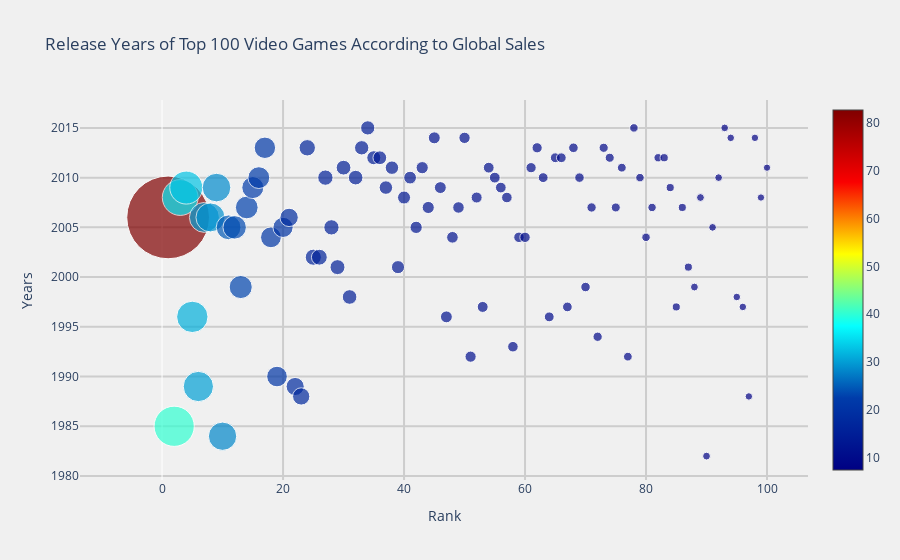

The notebook cell this image was saved under:
### Code cell
fig={
    "data" : [
    {
        'x': vg.Rank,
        'y': vg.Year,
        'mode': 'markers',
        'marker': {
            "color":vg.Global_Sales,
            'size': vg.Global_Sales,
            'showscale': True,
            "colorscale":'jet'
        },
        "text" :  "Name:"+ vg.Name +","+" Publisher:" + vg.Publisher
        
    },
],
"layout":
    {
    "title":"Release Years of Top 100 Video Games According to Global Sales",
    "xaxis":{
        "title":"Rank",
        "gridcolor":'rgb(205, 205, 205)',
        "zerolinewidth":1,
        "ticklen":5,
        "gridwidth":2,
    },
    "yaxis":{
        "title":'Years',
        "gridcolor":'rgb(205, 205, 205)',
        "zerolinewidth":1,
        "ticklen":5,
        "gridwidth":2,
    },
    
    "paper_bgcolor":'rgb(240, 240, 240)',
    "plot_bgcolor":'rgb(240, 240, 240)'
    }}

iplot(fig)

### Figure 1 — Plotly figure (JSON) as saved in the notebook; plotly's stock layout.template omitted (floating-point values rounded to 4 significant figures)
{"data": [{"marker": {"color": [82.74, 40.24, 35.82, 33, 31.37, 30.26, 30.01, 29.02, 28.62, 28.31, 24.76, 23.42, 23.1, 22.72, 22, 21.82, 21.4, 20.81, 20.61, 20.22, 18.36, 18.14, 17.28, 16.38, 16.15, 15.85, 15.32, 15.3, 14.98, 14.76, 14.64, 14.64, 14.35, 14.24, 14.03, 13.73, 13.51, 13.46, 13.1, 13.04, 12.73, 12.27, 12.21, 12.14, 11.98, 11.9, 11.89, 11.66, 11.52, 11.33, 11.18, 11.02, 10.95, 10.79, 10.77, 10.69, 10.57, 10.55, 10.49, 10.42, 10.26, 10.21, 9.88, 9.87, 9.82, 9.76, 9.72, 9.59, 9.52, 9.49, 9.32, 9.3, 9.2, 9.09, 9.02, 8.84, 8.76, 8.49, 8.49, 8.49, 8.42, 8.33, 8.24, 8.11, 8.09, 8.06, 8.05, 7.86, 7.84, 7.81, 7.72, 7.69, 7.67, 7.6, 7.6, 7.58, 7.46, 7.45, 7.37, 7.34], "colorscale": [[0, "rgb(0,0,131)"], [0.2, "rgb(0,60,170)"], [0.4, "rgb(5,255,255)"], [0.6, "rgb(255,255,0)"], [0.8, "rgb(250,0,0)"], [1, "rgb(128,0,0)"]], "showscale": true, "size": [82.74, 40.24, 35.82, 33, 31.37, 30.26, 30.01, 29.02, 28.62, 28.31, 24.76, 23.42, 23.1, 22.72, 22, 21.82, 21.4, 20.81, 20.61, 20.22, 18.36, 18.14, 17.28, 16.38, 16.15, 15.85, 15.32, 15.3, 14.98, 14.76, 14.64, 14.64, 14.35, 14.24, 14.03, 13.73, 13.51, 13.46, 13.1, 13.04, 12.73, 12.27, 12.21, 12.14, 11.98, 11.9, 11.89, 11.66, 11.52, 11.33, 11.18, 11.02, 10.95, 10.79, 10.77, 10.69, 10.57, 10.55, 10.49, 10.42, 10.26, 10.21, 9.88, 9.87, 9.82, 9.76, 9.72, 9.59, 9.52, 9.49, 9.32, 9.3, 9.2, 9.09, 9.02, 8.84, 8.76, 8.49, 8.49, 8.49, 8.42, 8.33, 8.24, 8.11, 8.09, 8.06, 8.05, 7.86, 7.84, 7.81, 7.72, 7.69, 7.67, 7.6, 7.6, 7.58, 7.46, 7.45, 7.37, 7.34]}, "mode": "markers", "text": ["Name:Wii Sports, Publisher:Nintendo", "Name:Super Mario Bros., Publisher:Nintendo", "Name:Mario Kart Wii, Publisher:Nintendo", "Name:Wii Sports Resort, Publisher:Nintendo", "Name:Pokemon Red/Pokemon Blue, Publisher:Nintendo", "Name:Tetris, Publisher:Nintendo", "Name:New Super Mario Bros., Publisher:Nintendo", "Name:Wii Play, Publisher:Nintendo", "Name:New Super Mario Bros. Wii, Publisher:Nintendo", "Name:Duck Hunt, Publisher:Nintendo", "Name:Nintendogs, Publisher:Nintendo", "Name:Mario Kart DS, Publisher:Nintendo", "Name:Pokemon Gold/Pokemon Silver, Publisher:Nintendo", "Name:Wii Fit, Publisher:Nintendo", "Name:Wii Fit Plus, Publisher:Nintendo", "Name:Kinect Adventures!, Publisher:Microsoft Game Studios", "Name:Grand Theft Auto V, Publisher:Take-Two Interactive", "Name:Grand Theft Auto: San Andreas, Publisher:Take-Two Interactive", "Name:Super Mario World, Publisher:Nintendo", "Name:Brain Age: Train Your Brain in Minutes a Day, Publisher:Nintendo", "Name:Pokemon Diamond/Pokemon Pearl, Publisher:Nintendo", "Name:Super Mario Land, Publisher:Nintendo", "Name:Super Mario Bros. 3, Publisher:Nintendo", "Name:Grand Theft Auto V, Publisher:Take-Two Interactive", "Name:Grand Theft Auto: Vice City, Publisher:Take-Two Interactive", "Name:Pokemon Ruby/Pokemon Sapphire, Publisher:Nintendo", "Name:Pokemon Black/Pokemon White, Publisher:Nintendo", "Name:Brain Age 2: More Training in Minutes a Day, Publisher:Nintendo", "Name:Gran Turismo 3: A-Spec, Publisher:Sony Computer Entertainment", "Name:Call of Duty: Modern Warfare 3, Publisher:Activision", "Name:Pokémon Yellow: Special Pikachu Edition, Publisher:Nintendo", "Name:Call of Duty: Black Ops, Publisher:Activision", "Name:Pokemon X/Pokemon Y, Publisher:Nintendo", "Name:Call of Duty: Black Ops 3, Publisher:Activision", "Name:Call of Duty: Black Ops II, Publisher:Activision", "Name:Call of Duty: Black Ops II, Publisher:Activision", "Name:Call of Duty: Modern Warfare 2, Publisher:Activision", "Name:Call of Duty: Modern Warfare 3, Publisher:Activision", "Name:Grand Theft Auto III, Publisher:Take-Two Interactive", "Name:Super Smash Bros. Brawl, Publisher:Nintendo", "Name:Call of Duty: Black Ops, Publisher:Activision", "Name:Animal Crossing: Wild World, Publisher:Nintendo", "Name:Mario Kart 7, Publisher:Nintendo", "Name:Halo 3, Publisher:Microsoft Game Studios", "Name:Grand Theft Auto V, Publisher:Take-Two Interactive", "Name:Pokemon HeartGold/Pokemon SoulSilver, Publisher:Nintendo", "Name:Super Mario 64, Publisher:Nintendo", "Name:Gran Turismo 4, Publisher:Sony Computer Entertainment", "Name:Super Mario Galaxy, Publisher:Nintendo", "Name:Pokemon Omega Ruby/Pokemon Alpha Sapphire, Publisher:Nintendo", "Name:Super Mario Land 2: 6 Golden Coins, Publisher:Nintendo", "Name:Grand Theft Auto IV, Publisher:Take-Two Interactive", "Name:Gran Turismo, Publisher:Sony Computer Entertainment", "Name:Super Mario 3D Land, Publisher:Nintendo", "Name:Gran Turismo 5, Publisher:Sony Computer Entertainment", "Name:Call of Duty: Modern Warfare 2, Publisher:Activision", "Name:Grand Theft Auto IV, Publisher:Take-Two Interactive", "Name:Super Mario All-Stars, Publisher:Nintendo", "Name:Pokemon FireRed/Pokemon LeafGreen, Publisher:Nintendo", "Name:Super Mario 64, Publisher:Nintendo", "Name:Just Dance 3, Publisher:Ubisoft", "Name:Call of Duty: Ghosts, Publisher:Activision", "Name:Halo: Reach, Publisher:Microsoft Game Studios", "Name:Mario Kart 64, Publisher:Nintendo", "Name:New Super Mario Bros. 2, Publisher:Nintendo", "Name:Halo 4, Publisher:Microsoft Game Studios", "Name:Final Fantasy VII, Publisher:Sony Computer Entertainment", "Name:Call of Duty: Ghosts, Publisher:Activision", "Name:Just Dance 2, Publisher:Ubisoft", "Name:Gran Turismo 2, Publisher:Sony Computer Entertainment", "Name:Call of Duty 4: Modern Warfare, Publisher:Activision", "Name:Donkey Kong Country, Publisher:Nintendo", "Name:Minecraft, Publisher:Microsoft Game Studios", "Name:Animal Crossing: New Leaf, Publisher:Nintendo", "Name:Mario Party DS, Publisher:Nintendo", "Name:The Elder Scrolls V: Skyrim, Publisher:Bethesda Softworks", "Name:Super Mario Kart, Publisher:Nintendo", "Name:FIFA 16, Publisher:Electronic Arts", "Name:Wii Party, Publisher:Nintendo", "Name:Halo 2, Publisher:Microsoft Game Studios", "Name:Mario Party 8, Publisher:Nintendo", "Name:Pokemon Black 2/Pokemon White 2, Publisher:Nintendo", "Name:FIFA Soccer 13, Publisher:Electronic Arts", "Name:The Sims 3, Publisher:Electronic Arts", "Name:GoldenEye 007, Publisher:Nintendo", "Name:Mario & Sonic at the Olympic Games, Publisher:Sega", "Name:Final Fantasy X, Publisher:Sony Computer Entertainment", "Name:Final Fantasy VIII, Publisher:SquareSoft", "Name:Pokémon Platinum Version, Publisher:Nintendo", "Name:Pac-Man, Publisher:Atari", "Name:Grand Theft Auto: Liberty City Stories, Publisher:Take-Two Interactive", "Name:Super Mario Galaxy 2, Publisher:Nintendo", "Name:Star Wars Battlefront (2015), Publisher:Electronic Arts", "Name:Call of Duty: Advanced Warfare, Publisher:Activision", "Name:The Legend of Zelda: Ocarina of Time, Publisher:Nintendo", "Name:Crash Bandicoot 2: Cortex Strikes Back, Publisher:Sony Computer Entertainment", "Name:Super Mario Bros. 2, Publisher:Nintendo", "Name:Super Smash Bros. for Wii U and 3DS, Publisher:Nintendo", "Name:Call of Duty: World at War, Publisher:Activision", "Name:Battlefield 3, Publisher:Electronic Arts"], "type": "scatter", "x": [1, 2, 3, 4, 5, 6, 7, 8, 9, 10, 11, 12, 13, 14, 15, 16, 17, 18, 19, 20, 21, 22, 23, 24, 25, 26, 27, 28, 29, 30, 31, 32, 33, 34, 35, 36, 37, 38, 39, 40, 41, 42, 43, 44, 45, 46, 47, 48, 49, 50, 51, 52, 53, 54, 55, 56, 57, 58, 59, 60, 61, 62, 63, 64, 65, 66, 67, 68, 69, 70, 71, 72, 73, 74, 75, 76, 77, 78, 79, 80, 81, 82, 83, 84, 85, 86, 87, 88, 89, 90, 91, 92, 93, 94, 95, 96, 97, 98, 99, 100], "y": [2006, 1985, 2008, 2009, 1996, 1989, 2006, 2006, 2009, 1984, 2005, 2005, 1999, 2007, 2009, 2010, 2013, 2004, 1990, 2005, 2006, 1989, 1988, 2013, 2002, 2002, 2010, 2005, 2001, 2011, 1998, 2010, 2013, 2015, 2012, 2012, 2009, 2011, 2001, 2008, 2010, 2005, 2011, 2007, 2014, 2009, 1996, 2004, 2007, 2014, 1992, 2008, 1997, 2011, 2010, 2009, 2008, 1993, 2004, 2004, 2011, 2013, 2010, 1996, 2012, 2012, 1997, 2013, 2010, 1999, 2007, 1994, 2013, 2012, 2007, 2011, 1992, 2015, 2010, 2004, 2007, 2012, 2012, 2009, 1997, 2007, 2001, 1999, 2008, 1982, 2005, 2010, 2015, 2014, 1998, 1997, 1988, 2014, 2008, 2011]}], "layout": {"paper_bgcolor": "rgb(240, 240, 240)", "plot_bgcolor": "rgb(240, 240, 240)", "title": {"text": "Release Years of Top 100 Video Games According to Global Sales"}, "xaxis": {"gridcolor": "rgb(205, 205, 205)", "gridwidth": 2, "ticklen": 5, "title": {"text": "Rank"}, "zerolinewidth": 1}, "yaxis": {"gridcolor": "rgb(205, 205, 205)", "gridwidth": 2, "ticklen": 5, "title": {"text": "Years"}, "zerolinewidth": 1}}}
